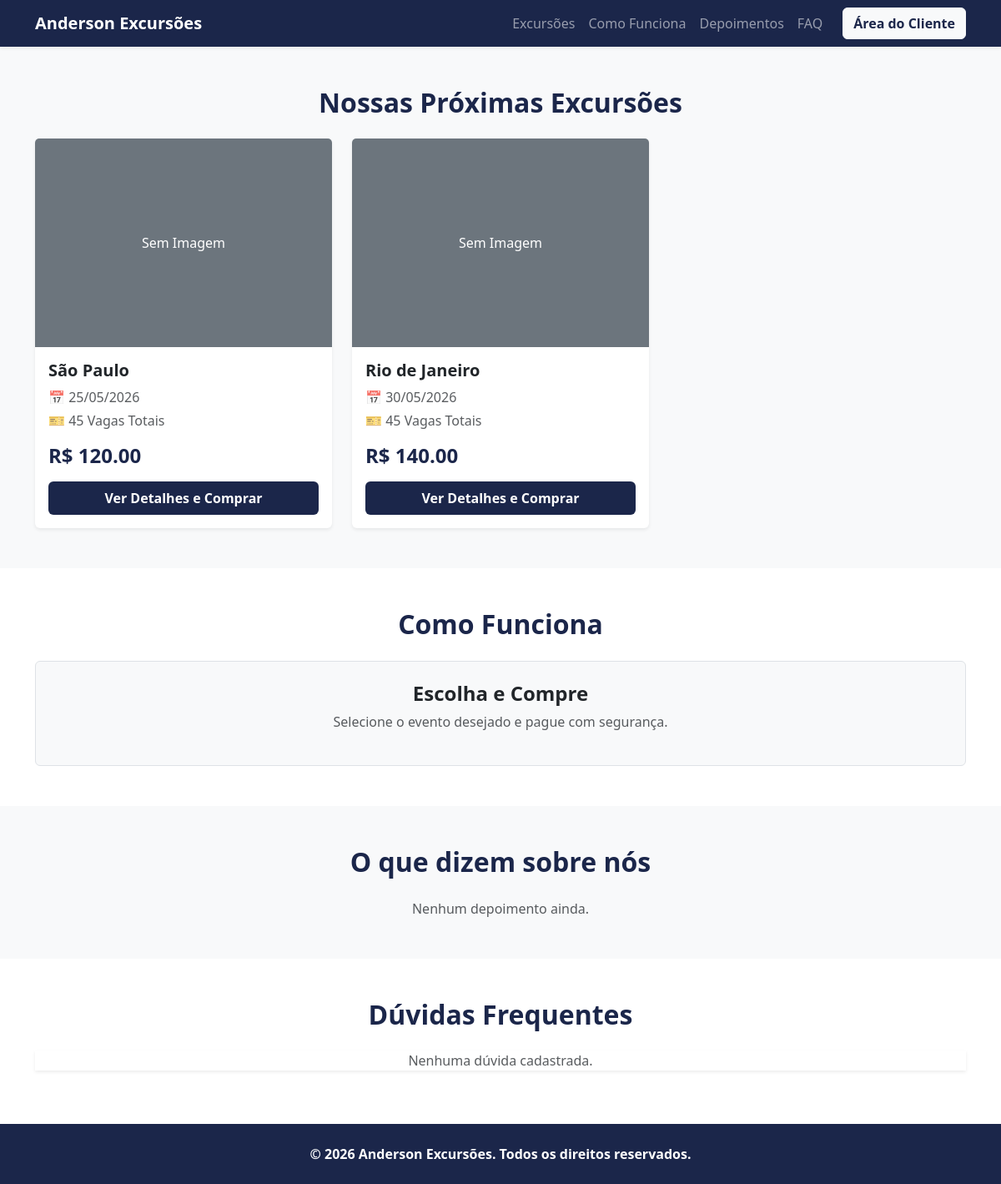
Screenshot of /site with the database file from the repository.
### tables this page shows
CREATE TABLE configuracoes (id INTEGER PRIMARY KEY CHECK (id = 1), nome_agencia TEXT, logo TEXT, banner1_img TEXT, banner1_link TEXT, banner2_img TEXT, banner2_link TEXT, passo1_tit TEXT, passo1_desc TEXT);

CREATE TABLE viagens (
                        id INTEGER PRIMARY KEY AUTOINCREMENT, 
                        destino TEXT NOT NULL, 
                        data TEXT NOT NULL, 
                        vagas_totais INTEGER, 
                        preco REAL, 
                        imagem TEXT,
                        informacoes TEXT,
                        regras TEXT, mensagem_whatsapp TEXT);

### app.py (the view)
@app.route('/site')
def site_oficial():
    conn = sqlite3.connect(DB_NAME)
    cursor = conn.cursor()
    viagens = cursor.execute("SELECT * FROM viagens").fetchall()
    favoritos_usuario = []
    if 'usuario_id' in session:
        favs = cursor.execute("SELECT id_viagem FROM favoritos WHERE id_usuario = ?",
                              (session['usuario_id'],)).fetchall()
        favoritos_usuario = [f[0] for f in favs]
    conn.close()
    config, deps, faqs = obter_dados_cms()
    return render_template('site.html', lista=viagens, conf=config, deps=deps, faqs=faqs, favs_user=favoritos_usuario)

### app.py (called while the page is built)
def obter_dados_cms():
    conn = sqlite3.connect(DB_NAME)
    cursor = conn.cursor()
    config = cursor.execute("SELECT * FROM configuracoes WHERE id=1").fetchone()
    deps = cursor.execute("SELECT * FROM depoimentos ORDER BY id DESC").fetchall()
    faqs = cursor.execute("SELECT * FROM faqs ORDER BY id DESC").fetchall()
    conn.close()
    return config, deps, faqs

### templates/site.html (shortened to what this page needs)
<!DOCTYPE html>
<html lang="pt-BR">
<head>
    <link href="https://cdn.jsdelivr.net/npm/bootstrap@5.3.0/dist/css/bootstrap.min.css" rel="stylesheet">
    <link href="https://cdn.jsdelivr.net/npm/bootstrap-icons@1.11.0/font/bootstrap-icons.css" rel="stylesheet">
</head>
<body class="bg-light">
    <nav class="navbar navbar-expand-lg navbar-dark bg-marca shadow-sm">
        <div class="container">
            <a class="navbar-brand fw-bold d-flex align-items-center" href="/site">
                {{ conf[1] if conf else 'PI Excursões' }}
            </a>
            <div class="collapse navbar-collapse justify-content-end" id="navbarNav">
                <ul class="navbar-nav align-items-center">
                    <li class="nav-item"><a class="nav-link" href="/site#excursoes">Excursões</a></li>
                    <li class="nav-item"><a class="nav-link" href="/site#comofunciona">Como Funciona</a></li>
                    <li class="nav-item"><a class="nav-link" href="/site#depoimentos">Depoimentos</a></li>
                    <li class="nav-item"><a class="nav-link" href="/site#faq">FAQ</a></li>
                    {% if session.usuario_id %}
                        <li class="nav-item ms-lg-3 my-2 my-lg-0">
                            <a class="btn btn-outline-light text-white fw-bold d-flex align-items-center gap-2" href="/meus_favoritos" title="Meus Favoritos">
                                <i class="bi bi-heart-fill text-danger"></i> Favoritos
                            </a>
                        </li>
                        <li class="nav-item ms-lg-2 my-2 my-lg-0">
                            <a class="btn btn-light text-marca fw-bold d-flex align-items-center gap-2" href="/carrinho" title="Meu Carrinho de Compras">
                                <i class="bi bi-cart3 fs-5"></i> Meu Carrinho
                            </a>
                        </li>
                        <li class="nav-item ms-lg-2">
                            <a class="btn btn-outline-danger border-0 fw-bold d-flex align-items-center gap-1 text-white" href="/logout" title="Sair da Conta">
                                <i class="bi bi-box-arrow-right fs-4"></i> <span class="d-lg-none">Sair</span>
                            </a>
                        </li>
                    {% else %}
                        <li class="nav-item ms-lg-3 my-2 my-lg-0">
                            <a class="btn btn-light text-marca fw-bold" href="/login">Área do Cliente</a>
                        </li>
                    {% endif %}
                </ul>
            </div>
        </div>
    </nav>
    <div class="container my-5" id="excursoes">
        <h2 class="text-center fw-bold mb-4 text-marca">Nossas Próximas Excursões</h2>
        <div class="row g-4">
            {% if lista %}
                {% for v in lista %}
                <div class="col-md-4">
                    <div class="card h-100 shadow-sm border-0 position-relative">
                        {% if v[5] %}
                            <img src="/static/uploads/{{ v[5] }}" class="card-img-top" alt="Viagem" style="height: 250px; object-fit: cover;">
                        {% else %}
                            <div class="card-img-top bg-secondary text-white d-flex align-items-center justify-content-center" style="height: 250px;">
                                Sem Imagem
                            </div>
                        {% endif %}
                        <div class="card-body d-flex flex-column">
                            <h5 class="card-title fw-bold">{{ v[1] }}</h5>
                            <p class="card-text text-muted mb-1">📅 {{ v[2] }}</p>
                            <p class="card-text text-muted mb-3">🎫 {{ v[3] }} Vagas Totais</p>
                            <h4 class="text-marca fw-bold mb-3">R$ {{ "%.2f"|format(v[4]) }}</h4>
                            <div class="mt-auto">
                                <a href="/excursao/{{ v[0] }}" class="btn btn-marca w-100 fw-bold py-2">Ver Detalhes e Comprar</a>
                            </div>
                        </div>
                    </div>
                </div>
                {% endfor %}
            {% else %}
                <div class="col-12 text-center">
                    <p class="text-muted fs-5">Nenhuma excursão cadastrada no momento. Volte em breve!</p>
                </div>
            {% endif %}
        </div>
    </div>
    <div class="bg-white py-5" id="comofunciona">
        <div class="container text-center">
            <h2 class="fw-bold mb-4 text-marca">Como Funciona</h2>
            <div class="row">
                <div class="col-md-12">
                    <div class="p-4 rounded bg-light border">
                        <h4 class="fw-bold">{{ conf[7] if conf and conf[7] else 'Escolha e Compre' }}</h4>
                        <p class="text-muted">{{ conf[8] if conf and conf[8] else 'Selecione o evento desejado e pague com segurança.' }}</p>
                    </div>
                </div>
            </div>
        </div>
    </div>
    <div class="container my-5" id="depoimentos">
        <h2 class="text-center fw-bold mb-4 text-marca">O que dizem sobre nós</h2>
        <div class="row g-4">
            {% if deps %}
                {% for d in deps %}
                <div class="col-md-4">
                    <div class="card h-100 shadow-sm border-0">
                        <div class="card-body text-center">
                            <h5 class="card-title fw-bold">{{ d[1] }}</h5>
                            <p class="text-warning mb-2">
                                {% for _ in range(d[2]) %}⭐{% endfor %}
                            </p>
                            <p class="card-text fst-italic">"{{ d[3] }}"</p>
                        </div>
                    </div>
                </div>
                {% endfor %}
            {% else %}
                <div class="col-12 text-center text-muted">Nenhum depoimento ainda.</div>
            {% endif %}
        </div>
    </div>
    <div class="bg-white py-5" id="faq">
        <div class="container">
            <h2 class="text-center fw-bold mb-4 text-marca">Dúvidas Frequentes</h2>
            <div class="accordion shadow-sm" id="accordionFAQ">
                {% if faqs %}
                    {% for f in faqs %}
                    <div class="accordion-item border-0 border-bottom">
                        <h2 class="accordion-header" id="heading{{ f[0] }}">
                            <button class="accordion-button collapsed fw-bold" type="button" data-bs-toggle="collapse" data-bs-target="#collapse{{ f[0] }}">
                                {{ f[1] }}
                            </button>
                        </h2>
                        <div id="collapse{{ f[0] }}" class="accordion-collapse collapse" data-bs-parent="#accordionFAQ">
                            <div class="accordion-body text-muted">
                                {{ f[2] }}
                            </div>
                        </div>
                    </div>
                    {% endfor %}
                {% else %}
                    <p class="text-center text-muted">Nenhuma dúvida cadastrada.</p>
                {% endif %}
            </div>
        </div>
    </div>
    <footer class="bg-marca text-white py-4 text-center mt-auto">
        <div class="container">
            <p class="mb-0 fw-bold">&copy; 2026 {{ conf[1] if conf else 'PI Excursões' }}. Todos os direitos reservados.</p>
        </div>
    </footer>
</body>
</html>

### templates/site.html (style rules this page uses)
:root { --cor-marca: #1B264A; }
.bg-marca { background-color: var(--cor-marca) !important; }
.text-marca { color: var(--cor-marca) !important; }
.btn-marca { background-color: var(--cor-marca); color: white; border: none; transition: 0.3s; }

### rows the page displays
configuracoes: nome_agencia "Anderson Excursões", passo1_tit "Escolha e Compre", passo1_desc "Selecione o evento desejado e pague com segurança."
viagens: destino "São Paulo", data "25/05/2026", vagas_totais "45", preco "120.00"
viagens: destino "Rio de Janeiro", data "30/05/2026", vagas_totais "45", preco "140.00"
